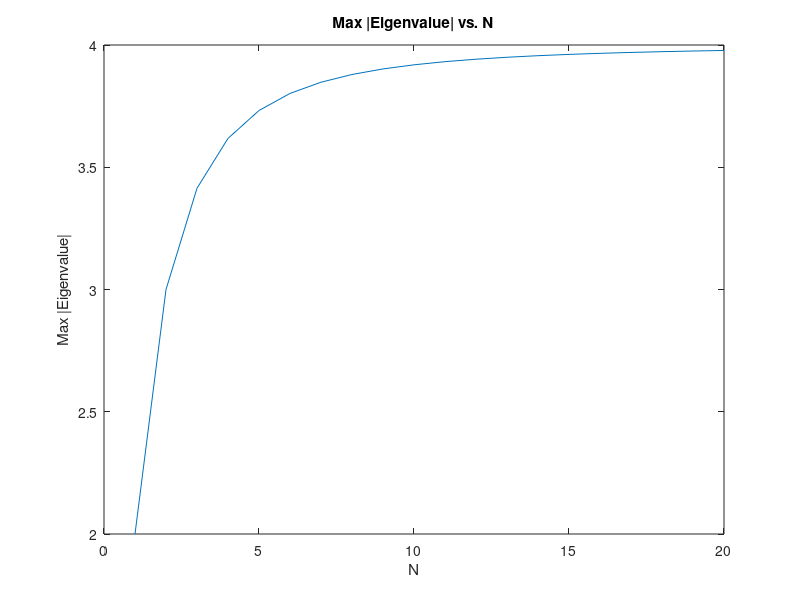

The MATLAB script that drew this image:
clc; clear all; close all;
N = 1:20;
vals = [];
for i=1:20
    n = i;
    T = full(gallery('tridiag',n,1,-2,1));
    vals(i) = max(abs(eig(T)));
end

plot(N, vals)
title('Max |Eigenvalue| vs. N')
xlabel('N')
ylabel('Max |Eigenvalue|')